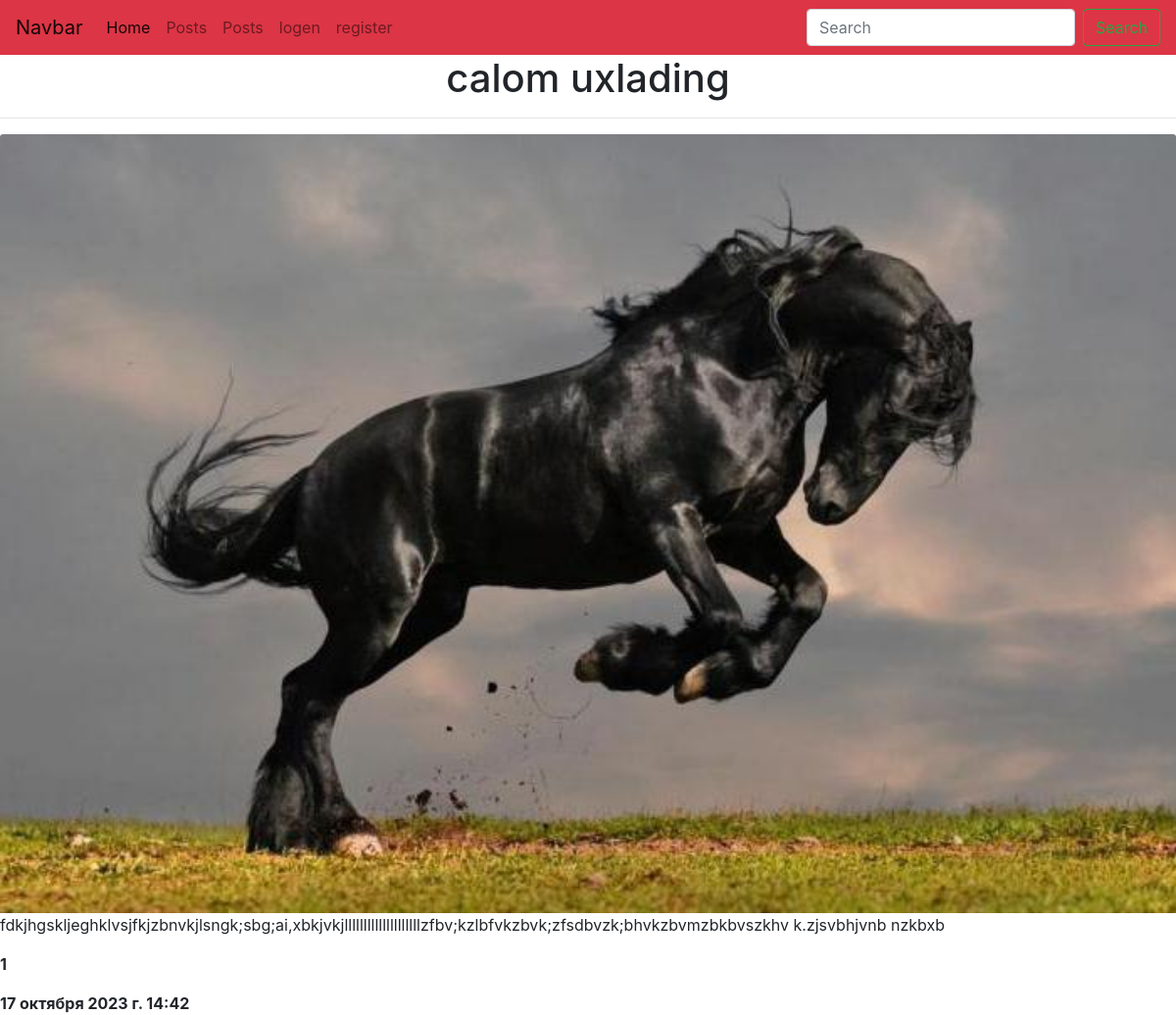
The app's page /post/2/ with its own data.
### blog/models.py (models this page shows)
class Post(models.Model):
    title = models.CharField('Sarlavhasi', max_length=225)
    image = models.ImageField('Rasm', blank=True, null=True)
    content = models.TextField('Yangilik haqida')
    categories = models.ForeignKey(Category, blank=True, null=True, on_delete=models.CASCADE)
    views = models.IntegerField("Ko'rilganlar", default=0)
    date = models.DateTimeField("Sana", default=timezone.now)
    class Meta:
        verbose_name = 'Yangilik'
        verbose_name_plural = 'Yangiliklar'

### blog/views.py (the view)
# urls.py: path("post/<int:id>/", views.post, name="post"),
def post(request, id):
    post = Post.objects.get(id=id)
    post.views +=1
    post.save()
    return render(request, "blog/post.html", {"post":post})

### blog/templates/blog/post.html (shortened to what this page needs)
{% extends 'base.html' %}
{% block content %}
<h1 class="text-center">{{post.title}}</h1>
<hr>
{% if post.image.url != null %}
    <img class="card-img-top" src="{{post.image}}" alt="Card image cap">
{% endif %}
<p>{{post.content}}</p>
<p><b>{{post.views}}</b> </p>
<b>{{post.date}}</b>
{% endblock %}

### records on screen
Post: title "calom uxlading", image (picture), content "fdkjhgskljeghklvsjfkjzbnvkjlsngk;sbg;ai,xbkjvkjllllllllllllllllllllzfbv;kzlbfvkzbvk;zfsdbvzk;bhvkzbvmzbkbvszkhv k.zjsvbhjvnb nzkbxb", views "1", date "17 октября 2023 г. 14:42"
